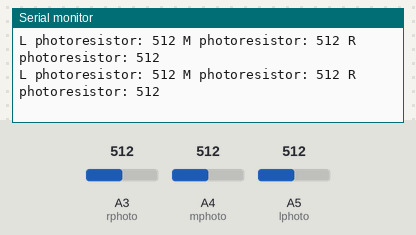
The sketch below on a simulated Arduino Uno, built with avr-gcc and run on an emulated ATmega328P. Parts: the last lines printed to the serial monitor. The inputs (shaded band) are chosen by the test bench; at power-on: A3 (rphoto) = 512, A4 (mphoto) = 512, A5 (lphoto) = 512.

Above: at 2.8 s.
2.9 s: A3 (rphoto) set to 716
At 5.2 s:
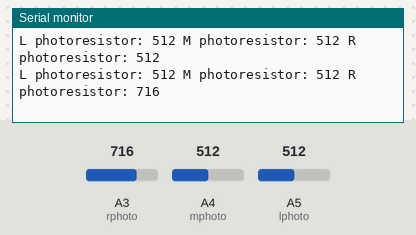
5.6 s: A4 (mphoto) set to 716
At 7.0 s:
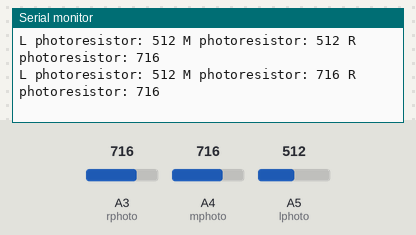
8.3 s: A5 (lphoto) set to 716
At 10.8 s:
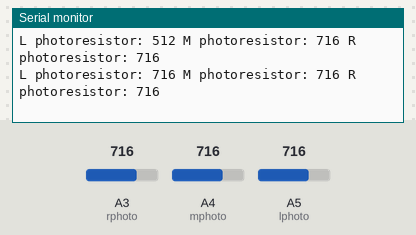
11.0 s: A3 (rphoto) set to 900
At 12.8 s:
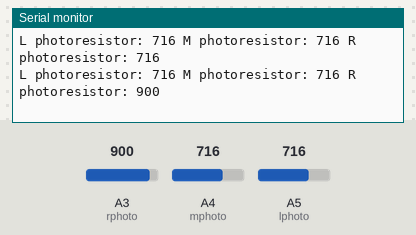
13.7 s: A4 (mphoto) set to 900
At 14.4 s:
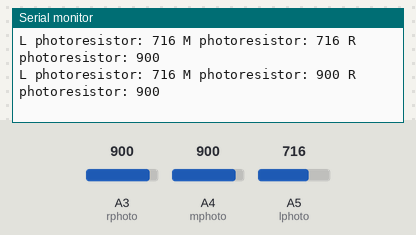
16.4 s: A5 (lphoto) set to 900
At 18.8 s:
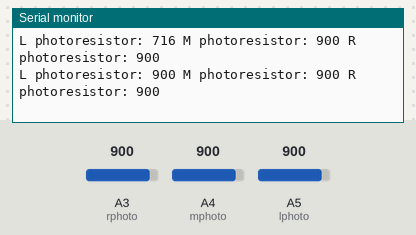
Timing chart, 0 to 20.1 s (numbered marks = the images above; inputs shaded):
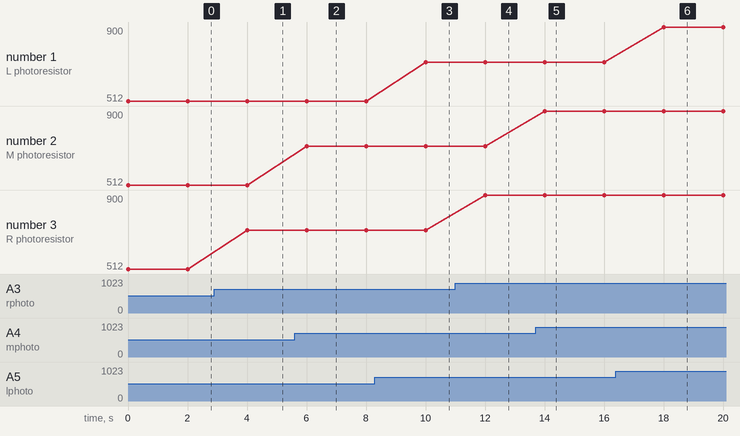

Measured:
- after the input at 2.9 s, the serial monitor: prints a new line after 1.1 s (image 1)
- after the input at 5.6 s, the serial monitor: prints a new line after 0.40 s (image 2)
- after the input at 8.3 s, the serial monitor: prints a new line after 1.7 s (image 3)
- after the input at 11.0 s, the serial monitor: prints a new line after 1.0 s (image 4)
- after the input at 13.7 s, the serial monitor: prints a new line after 0.31 s (image 5)
- after the input at 16.4 s, the serial monitor: prints a new line after 1.6 s (image 6)
- plotted number 3: 512 → 716 after the input at 2.9 s, 716 → 900 after the input at 11.0 s

The sketch:

photocheck.ino
```cpp
const int lphoto= A5;
const int mphoto= A4;
const int rphoto= A3;
const int lIRsense = A2;
const int mIRsense = A1;
const int rIRsense = A0;


void setup()
{
  // put your setup code here, to run once:
  Serial.begin(9600);
}

void loop()
{
  // put your main code here, to run repeatedly:


  int lphotoval = analogRead(lphoto);
  int mphotoval = analogRead(mphoto);
  int rphotoval = analogRead(rphoto);
  Serial.print("L photoresistor: ");
  Serial.print(lphotoval, DEC);
  Serial.print(" M photoresistor: ");
  Serial.print(mphotoval, DEC);
  Serial.print(" R photoresistor: ");
  Serial.println(rphotoval, DEC);


/*
  int lIRval = analogRead(lIRsense);
  int mIRval = analogRead(mIRsense);
  int rIRval = analogRead (rIRsense);
  Serial.print("L IR: ");
  Serial.print(lIRval, DEC);
  Serial.print(" M IR: ");
  Serial.print(mIRval, DEC);
  Serial.print(" R IR: ");
  Serial.println(rIRval, DEC);
*/

  delay(2000);

}
```
